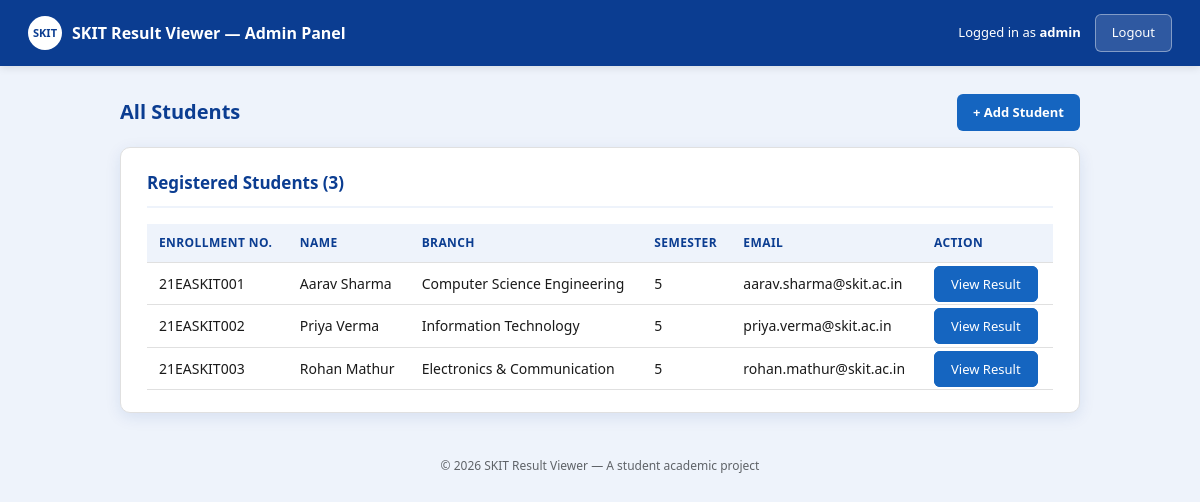
The app's page /admin_dashboard.php (signed in) with its own data.
### tables this page shows
CREATE TABLE IF NOT EXISTS students (
    id INT AUTO_INCREMENT PRIMARY KEY,
    enrollment_no VARCHAR(20) NOT NULL UNIQUE,
    name VARCHAR(100) NOT NULL,
    email VARCHAR(100) NOT NULL,
    branch VARCHAR(100) NOT NULL,
    semester INT NOT NULL,
    password VARCHAR(255) NOT NULL,    
    created_at TIMESTAMP DEFAULT CURRENT_TIMESTAMP
);

### admin_dashboard.php (the view, shortened to what this page needs)
<?php
require "db.php";
$sql = "SELECT enrollment_no, name, branch, semester, email FROM students ORDER BY enrollment_no";
$result = $conn->query($sql);
?>
<!DOCTYPE html>
<html lang="en">
<head>
<link rel="stylesheet" href="style.css">
</head>
<body>
<div class="navbar">
  <div class="brand">
    <div class="logo-mini">SKIT</div>
    <span>SKIT Result Viewer &mdash; Admin Panel</span>
  </div>
  <div style="display:flex; align-items:center; gap:14px;">
    <span style="font-size:13px;">
      Logged in as <strong><?php echo htmlspecialchars($_SESSION["admin_username"]); ?></strong>
    </span>
    <a href="admin_logout.php" id="logoutBtn" class="btn-logout">Logout</a>
  </div>
</div>
<div class="dashboard-container">
  <div class="toolbar-row">
    <h2 class="welcome-heading" style="margin-bottom:0;">All Students</h2>
    <a href="admin_add_student.php" class="btn-secondary">+ Add Student</a>
  </div>
  <div class="result-card">
    <h2>Registered Students (<?php echo $result->num_rows; ?>)</h2>
    <table class="result-table">
      <thead>
        <tr>
          <th>Enrollment No.</th>
          <th>Name</th>
          <th>Branch</th>
          <th>Semester</th>
          <th>Email</th>
          <th>Action</th>
        </tr>
      </thead>
      <tbody>
        <?php
        while ($student = $result->fetch_assoc()) {
            echo "<tr>";
            echo "<td>" . htmlspecialchars($student["enrollment_no"]) . "</td>";
            echo "<td>" . htmlspecialchars($student["name"]) . "</td>";
            echo "<td>" . htmlspecialchars($student["branch"]) . "</td>";
            echo "<td>" . htmlspecialchars($student["semester"]) . "</td>";
            echo "<td>" . htmlspecialchars($student["email"]) . "</td>";
            $link = "admin_view_result.php?enrollment_no=" . urlencode($student["enrollment_no"]);
            echo "<td><a href='" . $link . "' class='btn-logout' style='background:var(--accent-blue); border-color:var(--accent-blue);'>View Result</a></td>";
            echo "</tr>";
        }
        ?>
      </tbody>
    </table>
  </div>
</div>
<footer class="login-footer">
  &copy; 2026 SKIT Result Viewer &mdash; A student academic project
</footer>
</body>
</html>

### style.css (style rules this page uses)
:root { --primary-blue: #0b3d91; --dark-blue: #072a66; --accent-blue: #1565c0; --light-blue-bg: #eef3fb; --success-green: #1e8e3e; --error-red: #c62828; --text-dark: #1a1a1a; --text-gray: #5f6368; --border-color: #e0e0e0; --white: #ffffff; --radius: 10px; --shadow: 0 4px 16px rgba(11, 61, 145, 0.1); }
* { margin: 0; padding: 0; box-sizing: border-box; }
body { font-family: "Segoe UI", Arial, sans-serif; background-color: var(--light-blue-bg); color: var(--text-dark); line-height: 1.5; }
a { text-decoration: none; color: inherit; }
.btn-secondary { display: inline-block; padding: 9px 16px; background: var(--accent-blue); color: var(--white); border: none; border-radius: 6px; font-size: 13px; font-weight: 600; text-decoration: none; cursor: pointer; }
.toolbar-row { display: flex; align-items: center; justify-content: space-between; margin-bottom: 16px; }
.login-footer { text-align: center; font-size: 12px; color: var(--text-gray); padding: 16px; }
.navbar { background: var(--primary-blue); color: var(--white); padding: 14px 28px; display: flex; align-items: center; justify-content: space-between; box-shadow: 0 2px 8px rgba(0,0,0,0.1); }
.navbar .brand { display: flex; align-items: center; gap: 10px; font-weight: 700; font-size: 16px; }
.navbar .brand .logo-mini { width: 34px; height: 34px; background: var(--white); color: var(--primary-blue); border-radius: 50%; display: flex; align-items: center; justify-content: center; font-size: 11px; font-weight: 800; }
.btn-logout { background: rgba(255,255,255,0.15); color: var(--white); border: 1px solid rgba(255,255,255,0.4); padding: 8px 16px; border-radius: 6px; font-size: 13px; cursor: pointer; transition: background 0.2s ease; }
.dashboard-container { max-width: 1000px; margin: 28px auto; padding: 0 20px; }
.welcome-heading { font-size: 20px; color: var(--primary-blue); margin-bottom: 18px; }
.result-card { background: var(--white); border-radius: var(--radius); box-shadow: var(--shadow); border: 1px solid var(--border-color); padding: 22px 26px; margin-bottom: 24px; }
.result-card h2 { color: var(--primary-blue); font-size: 17px; margin-bottom: 16px; border-bottom: 2px solid var(--light-blue-bg); padding-bottom: 10px; }
.result-table { width: 100%; border-collapse: collapse; font-size: 14px; }
.result-table th, .result-table td { padding: 10px 12px; text-align: left; border-bottom: 1px solid var(--border-color); }
.result-table th { background: var(--light-blue-bg); color: var(--primary-blue); font-size: 12px; text-transform: uppercase; letter-spacing: 0.4px; }

### records on screen
students: enrollment_no "21EASKIT001", name "Aarav Sharma", branch "Computer Science Engineering", semester "5", email "aarav.sharma@skit.ac.in"
students: enrollment_no "21EASKIT002", name "Priya Verma", branch "Information Technology", semester "5", email "priya.verma@skit.ac.in"
students: enrollment_no "21EASKIT003", name "Rohan Mathur", branch "Electronics & Communication", semester "5", email "rohan.mathur@skit.ac.in"

### other values on screen
$_SESSION["admin_username"] "admin"
$result->num_rows "3"
